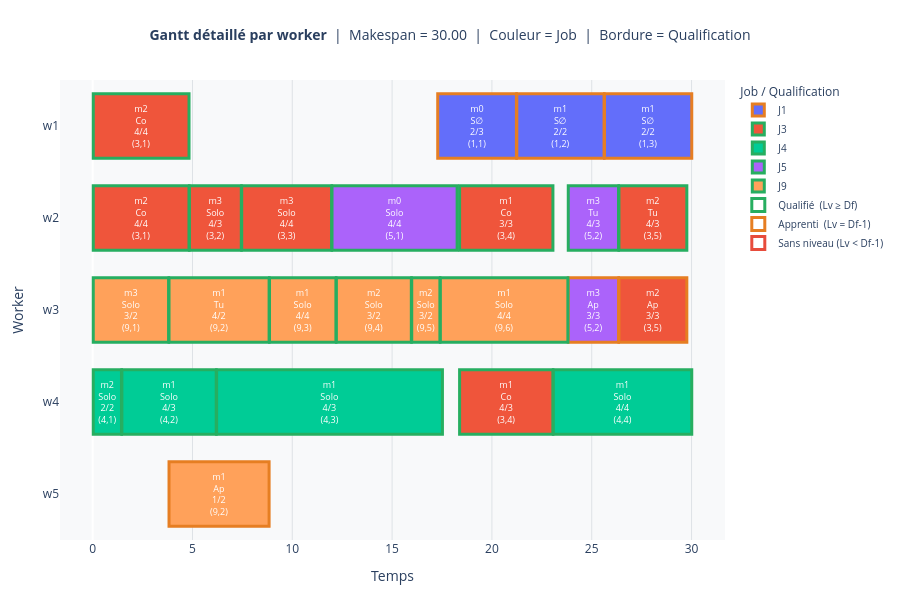

Notebook cell for this chart:
### Code cell
gantt_chart_rich(df, render="notebook", save_path=None)

### Figure 1 — Plotly figure (JSON) as saved in the notebook; plotly's stock layout.template omitted (floating-point values rounded to 4 significant figures)
{"data": [{"base": [17.29, 21.25, 25.64], "customdata": [["(1,1)", "J1", "alone without levels", "2.175527314432144", "3.0", "0.0", "True", "3.96", "21.22"], ["(1,2)", "J1", "alone without levels", "1.6971764899300812", "2.0", "1.0", "True", "4.39", "25.61"], ["(1,3)", "J1", "alone without levels", "1.6971764899300812", "2.0", "1.0", "True", "4.39", "30.0"]], "hovertemplate": "<b>%{y}  —  %{customdata[0]}  (%{customdata[1]})</b><br>Mode       : %{customdata[2]}<br>Niveau w   : %{customdata[3]}<br>Difficulté : %{customdata[4]}<br>Métier     : m%{customdata[5]}<br>Job réalisé: %{customdata[6]}<br>Durée      : %{customdata[7]} u<br>Début : %{base:.2f}  |  Fin : %{customdata[8]}<br><extra></extra>", "insidetextanchor": "middle", "marker": {"color": "#636EFA", "line": {"color": ["#E67E22", "#E67E22", "#E67E22"], "width": 3}}, "name": "J1", "orientation": "h", "text": ["m0<br>S∅<br>2/3<br>(1,1)", "m1<br>S∅<br>2/2<br>(1,2)", "m1<br>S∅<br>2/2<br>(1,3)"], "textfont": {"color": "white", "size": 9}, "textposition": "inside", "type": "bar", "x": [3.941, 4.371, 4.371], "y": ["w1", "w1", "w1"]}, {"base": [0.03, 0.03, 4.848, 7.466, 18.38, 26.36, 26.36, 18.38], "customdata": [["(3,1)", "J3", "collaboratively", "4.0", "4.0", "2.0", "True", "4.82", "4.82"], ["(3,1)", "J3", "collaboratively", "4.0", "4.0", "2.0", "True", "4.82", "4.82"], ["(3,2)", "J3", "alone", "4.0", "3.0", "3.0", "True", "2.62", "7.44"], ["(3,3)", "J3", "alone", "4.0", "4.0", "3.0", "True", "4.52", "11.96"], ["(3,4)", "J3", "collaboratively", "3.121591552939666", "3.0", "1.0", "True", "4.7", "23.05"], ["(3,5)", "J3", "learning (tutor)", "4.0", "3.0", "2.0", "True", "3.42", "29.75"], ["(3,5)", "J3", "learning (apprentice)", "2.6637091343370978", "3.0", "2.0", "True", "3.42", "29.75"], ["(3,4)", "J3", "collaboratively", "4.0", "3.0", "1.0", "True", "4.7", "23.05"]], "hovertemplate": "<b>%{y}  —  %{customdata[0]}  (%{customdata[1]})</b><br>Mode       : %{customdata[2]}<br>Niveau w   : %{customdata[3]}<br>Difficulté : %{customdata[4]}<br>Métier     : m%{customdata[5]}<br>Job réalisé: %{customdata[6]}<br>Durée      : %{customdata[7]} u<br>Début : %{base:.2f}  |  Fin : %{customdata[8]}<br><extra></extra>", "insidetextanchor": "middle", "marker": {"color": "#EF553B", "line": {"color": ["#27AE60", "#27AE60", "#27AE60", "#27AE60", "#27AE60", "#27AE60", "#E67E22", "#27AE60"], "width": 3}}, "name": "J3", "orientation": "h", "text": ["m2<br>Co<br>4/4<br>(3,1)", "m2<br>Co<br>4/4<br>(3,1)", "m3<br>Solo<br>4/3<br>(3,2)", "m3<br>Solo<br>4/4<br>(3,3)", "m1<br>Co<br>3/3<br>(3,4)", "m2<br>Tu<br>4/3<br>(3,5)", "m2<br>Ap<br>3/3<br>(3,5)", "m1<br>Co<br>4/3<br>(3,4)"], "textfont": {"color": "white", "size": 9}, "textposition": "inside", "type": "bar", "x": [4.798, 4.798, 2.598, 4.504, 4.675, 3.402, 3.402, 4.675], "y": ["w1", "w2", "w2", "w2", "w2", "w2", "w3", "w4"]}, {"base": [0.03, 1.464, 6.209, 23.08], "customdata": [["(4,1)", "J4", "alone", "2.0105347998909435", "2.0", "2.0", "True", "1.43", "1.43"], ["(4,2)", "J4", "alone", "4.0", "3.0", "1.0", "True", "4.75", "6.18"], ["(4,3)", "J4", "alone", "4.0", "3.0", "1.0", "True", "11.33", "17.51"], ["(4,4)", "J4", "alone", "4.0", "4.0", "1.0", "True", "6.95", "30.0"]], "hovertemplate": "<b>%{y}  —  %{customdata[0]}  (%{customdata[1]})</b><br>Mode       : %{customdata[2]}<br>Niveau w   : %{customdata[3]}<br>Difficulté : %{customdata[4]}<br>Métier     : m%{customdata[5]}<br>Job réalisé: %{customdata[6]}<br>Durée      : %{customdata[7]} u<br>Début : %{base:.2f}  |  Fin : %{customdata[8]}<br><extra></extra>", "insidetextanchor": "middle", "marker": {"color": "#00CC96", "line": {"color": ["#27AE60", "#27AE60", "#27AE60", "#27AE60"], "width": 3}}, "name": "J4", "orientation": "h", "text": ["m2<br>Solo<br>2/2<br>(4,1)", "m1<br>Solo<br>4/3<br>(4,2)", "m1<br>Solo<br>4/3<br>(4,3)", "m1<br>Solo<br>4/4<br>(4,4)"], "textfont": {"color": "white", "size": 9}, "textposition": "inside", "type": "bar", "x": [1.414, 4.725, 11.31, 6.934], "y": ["w4", "w4", "w4", "w4"]}, {"base": [11.99, 23.82, 23.82], "customdata": [["(5,1)", "J5", "alone", "4.0", "4.0", "0.0", "True", "6.29", "18.25"], ["(5,2)", "J5", "learning (tutor)", "4.0", "3.0", "3.0", "True", "2.54", "26.33"], ["(5,2)", "J5", "learning (apprentice)", "2.7367479792168212", "3.0", "3.0", "True", "2.54", "26.33"]], "hovertemplate": "<b>%{y}  —  %{customdata[0]}  (%{customdata[1]})</b><br>Mode       : %{customdata[2]}<br>Niveau w   : %{customdata[3]}<br>Difficulté : %{customdata[4]}<br>Métier     : m%{customdata[5]}<br>Job réalisé: %{customdata[6]}<br>Durée      : %{customdata[7]} u<br>Début : %{base:.2f}  |  Fin : %{customdata[8]}<br><extra></extra>", "insidetextanchor": "middle", "marker": {"color": "#AB63FA", "line": {"color": ["#27AE60", "#27AE60", "#E67E22"], "width": 3}}, "name": "J5", "orientation": "h", "text": ["m0<br>Solo<br>4/4<br>(5,1)", "m3<br>Tu<br>4/3<br>(5,2)", "m3<br>Ap<br>3/3<br>(5,2)"], "textfont": {"color": "white", "size": 9}, "textposition": "inside", "type": "bar", "x": [6.268, 2.517, 2.517], "y": ["w2", "w2", "w3"]}, {"base": [0.03, 3.826, 8.859, 12.21, 15.98, 17.42, 3.826], "customdata": [["(9,1)", "J9", "alone", "2.7367479792168212", "2.0", "3.0", "True", "3.8", "3.8"], ["(9,2)", "J9", "learning (tutor)", "4.0", "2.0", "1.0", "True", "5.03", "8.83"], ["(9,3)", "J9", "alone", "4.0", "4.0", "1.0", "True", "3.35", "12.18"], ["(9,4)", "J9", "alone", "2.6637091343370978", "2.0", "2.0", "True", "3.77", "15.95"], ["(9,5)", "J9", "alone", "2.6637091343370978", "2.0", "2.0", "True", "1.43", "17.39"], ["(9,6)", "J9", "alone", "4.0", "4.0", "1.0", "True", "6.41", "23.79"], ["(9,2)", "J9", "learning (apprentice)", "1.2737057320568042", "2.0", "1.0", "True", "5.03", "8.83"]], "hovertemplate": "<b>%{y}  —  %{customdata[0]}  (%{customdata[1]})</b><br>Mode       : %{customdata[2]}<br>Niveau w   : %{customdata[3]}<br>Difficulté : %{customdata[4]}<br>Métier     : m%{customdata[5]}<br>Job réalisé: %{customdata[6]}<br>Durée      : %{customdata[7]} u<br>Début : %{base:.2f}  |  Fin : %{customdata[8]}<br><extra></extra>", "insidetextanchor": "middle", "marker": {"color": "#FFA15A", "line": {"color": ["#27AE60", "#27AE60", "#27AE60", "#27AE60", "#27AE60", "#27AE60", "#E67E22"], "width": 3}}, "name": "J9", "orientation": "h", "text": ["m3<br>Solo<br>3/2<br>(9,1)", "m1<br>Tu<br>4/2<br>(9,2)", "m1<br>Solo<br>4/4<br>(9,3)", "m2<br>Solo<br>3/2<br>(9,4)", "m2<br>Solo<br>3/2<br>(9,5)", "m1<br>Solo<br>4/4<br>(9,6)", "m1<br>Ap<br>1/2<br>(9,2)"], "textfont": {"color": "white", "size": 9}, "textposition": "inside", "type": "bar", "x": [3.776, 5.013, 3.33, 3.755, 1.414, 6.387, 5.013], "y": ["w3", "w3", "w3", "w3", "w3", "w3", "w5"]}, {"marker": {"color": "white", "line": {"color": "#27AE60", "width": 3}, "size": 13, "symbol": "square"}, "mode": "markers", "name": "Qualifié  (Lv ≥ Df)", "showlegend": true, "type": "scatter", "x": [null], "y": [null]}, {"marker": {"color": "white", "line": {"color": "#E67E22", "width": 3}, "size": 13, "symbol": "square"}, "mode": "markers", "name": "Apprenti  (Lv = Df-1)", "showlegend": true, "type": "scatter", "x": [null], "y": [null]}, {"marker": {"color": "white", "line": {"color": "#E74C3C", "width": 3}, "size": 13, "symbol": "square"}, "mode": "markers", "name": "Sans niveau (Lv < Df-1)", "showlegend": true, "type": "scatter", "x": [null], "y": [null]}], "layout": {"bargap": 0.3, "barmode": "overlay", "height": 600, "hoverlabel": {"bgcolor": "white", "font": {"size": 12}}, "legend": {"font": {"size": 10}, "title": {"text": "Job / Qualification"}, "tracegroupgap": 8}, "margin": {"b": 60, "l": 60, "r": 60, "t": 80}, "paper_bgcolor": "white", "plot_bgcolor": "#F8F9FA", "title": {"font": {"size": 14}, "text": "<b>Gantt détaillé par worker</b>  |  Makespan = 30.00  |  Couleur = Job  |  Bordure = Qualification", "x": 0.5}, "xaxis": {"gridcolor": "#DEE2E6", "showgrid": true, "title": {"text": "Temps"}}, "yaxis": {"categoryarray": ["w5", "w4", "w3", "w2", "w1"], "categoryorder": "array", "showgrid": false, "title": {"text": "Worker"}}}}
